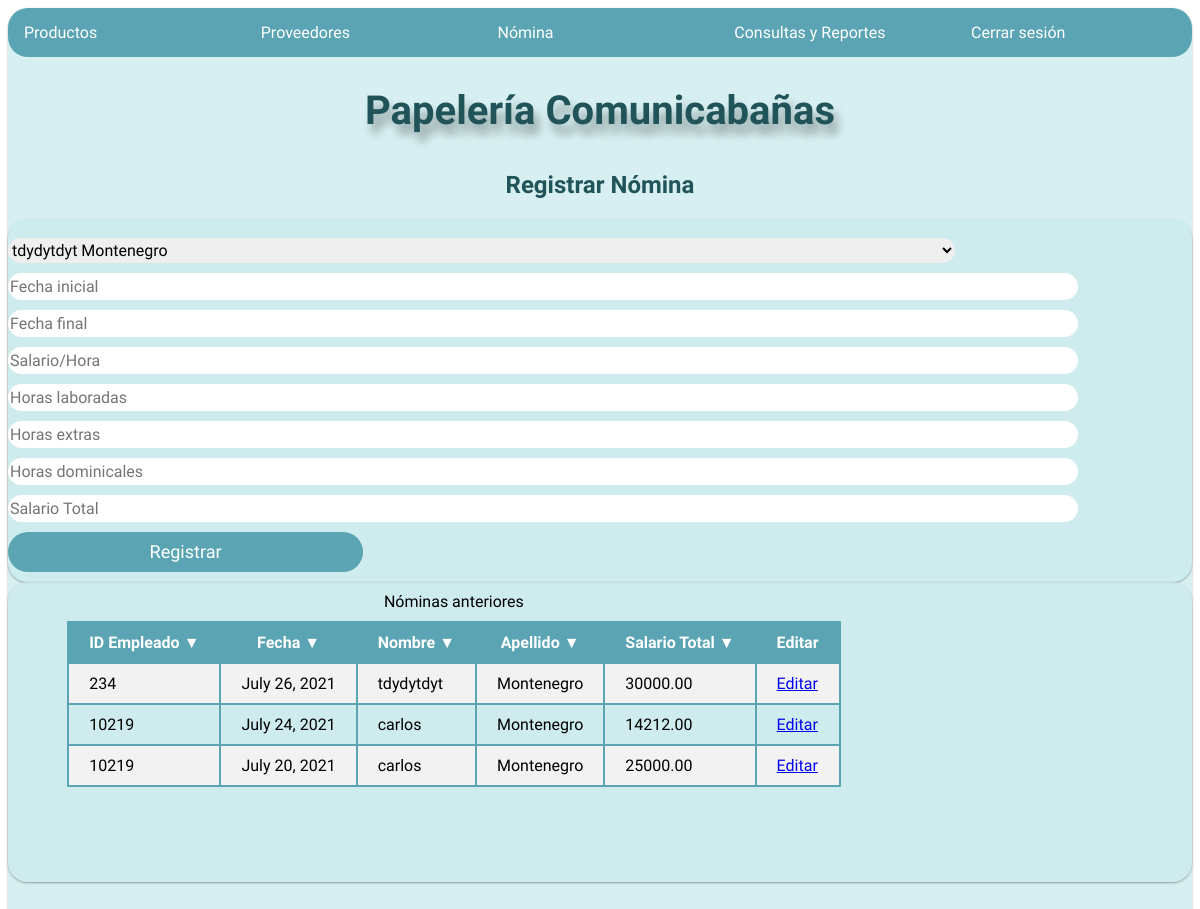
Page /gesnom/ on the committed database.
### Datos/models.py (models this page shows)
class Nomina(models.Model):
    codigo = models.AutoField(primary_key=True)
    empleado = models.ForeignKey(Empleado, on_delete=models.CASCADE)
    fechaInicio = models.DateField()
    fechaFin = models.DateField()
    costoHoras = models.DecimalField(max_digits=10, decimal_places=2)
    horas = models.IntegerField()
    horasDominicales = models.IntegerField()
    horasExtra = models.IntegerField()
    salario = models.DecimalField(max_digits=10, decimal_places=2)

class Empleado(models.Model):
    DNI = models.IntegerField(primary_key=True)
    Nombre = models.CharField(max_length=100)
    Apellido = models.CharField(max_length=100)
    Cargo = models.CharField(max_length=100)
    Estado = models.CharField(max_length=10)
    Password = models.CharField(max_length=100, default='1234')
    logged = models.BooleanField(default=False)

### Papeleria/views.py (the view, shortened to what this page needs)
# urls.py: path('gesnom/', v.gesnom, name= 'gesnom'),
def gesnom(request):
    if checkLG():
        nominas = Nomina.objects.all()
        empleados = Empleado.objects.all()
        return render(request, 'Gesnom.html', {'nominas': nominas, 'empleados': empleados})
    return render(request, 'login.html')

### Papeleria/views.py (called while the page is built)
def checkLG():
    empleados = Empleado.objects.all()
    for empleado in empleados:
        if empleado.logged == True:
            return True
    return False

### Papeleria/Templates/Gesnom.html (shortened to what this page needs)
    {% extends "Base.html" %}
    {% load static %}
    {% block content %}
    <link rel="stylesheet" href="{% static 'css/gesnom.css' %}">
        <header style="text-align: center;">
            <h2 class=" subtitle" style=" padding-top: 10px; color:#205459" >Registrar Nómina</h2>
        </header>
    <div class ="row center-xs" >
        <div class="card col-md-4 col-sm-4 col-xs-10 items">
            <br>
            <form action="/gesnom/" method="POST">
                <select name="empleado" class = "combo">
                    {% for item in empleados %}
                    <option value="{{item.DNI}}">{{item.Nombre}} {{item.Apellido}}</option>
                    {% endfor %}
                </select>
                <input id="fechaI" name="fechaI" class="textbox" required placeholder="Fecha inicial" type="text" onfocus="(this.type='date')" id="date">
                <input id= "fechaF" name="fechaF" class="textbox" required placeholder="Fecha final" type="text" onfocus="(this.type='date')" id="date">
                <input id="salariohora" name="salariohora" class="textbox" type="number" required placeholder="Salario/Hora">
                <input id="horaslaboradas" name="horaslaboradas" class="textbox" type="number" required placeholder="Horas laboradas">
                <input id ="horasextras"name="horasextras" class="textbox" type="number" required placeholder="Horas extras">
                <input id="horasdominicales" name="horasdominicales" class="textbox" type="number" required placeholder="Horas dominicales">
                <input id= "salariototal" onfocus="calcularTotal()" name= "salariototal"class="textbox" type="text" required placeholder="Salario Total">
                <input class="btn" type="submit" value="Registrar">
            </form>
        </div>
        <div id="divtable" class="card col-md-6 col-sm-6 col-xs-10  ">
            <table class="default">
                <caption>Nóminas anteriores</caption>
                <tr><th data-numeric = "1" data-column= "0" data-order="desc">ID Empleado &#9660</th>
                    <th data-numeric = "0" data-column= "1" data-order="desc">Fecha &#9660</th>
                    <th data-numeric = "0" data-column= "2" data-order="desc">Nombre &#9660</th>
                    <th data-numeric = "0" data-column= "3" data-order="desc">Apellido &#9660</th>
                    <th data-numeric = "0" data-column= "4" data-order="desc">Salario Total &#9660</th>
                    <th>Editar</th>
                </tr>
                {% for item in nominas %}
                <tr>
                    <td>{{item.empleado.DNI}}</td>
                    <td>{{item.fechaFin}}</td>
                    <td>{{item.empleado.Nombre}}</td>
                    <td>{{item.empleado.Apellido}}</td>
                    <td>{{item.salario}}</td>
                    <td><a href="{% url 'actgesnom' item.codigo%}">Editar</a></td>
                </tr>
                {% endfor %}
            </table>
        </div>
    </div>
    {% endblock %}

### Papeleria/static/css/StylesProductos.css (style rules this page uses)
body { font-family:'Ubuntu', sans-serif; }
.card { border-radius: 20px; background-color: rgba(204, 235, 237, 0.781); box-shadow: 0 1px 3px rgba(0, 0, 0, 0.12), 0 1px 2px rgba(0, 0, 0, 0.24); }
#divtable { overflow: scroll; height: 300px; width: 100%; }
table { width: 90%; border: 20px darkgray; border-collapse: collapse ; margin-left: 5%; margin-right: 5%; margin-bottom: 20px; }
tr:nth-child(even) { background-color: #f2f2f2; }
td, th { padding-left: 20px; padding-right: 20px; padding-top: 10px; padding-bottom: 10px; width: auto !important; white-space: nowrap; }
th { background-color: #5BA4B3; cursor: pointer; user-select: none; color:white; }

### Papeleria/static/css/gesnom.css (style rules this page uses)
.items input { display: inline-block; font-family: 'Ubuntu', sans-serif; font-size: 16px; margin-bottom: 10px; border:none; outline:none; border-radius: 20px; }
.combo { display: inline-block; font-family: 'Ubuntu', sans-serif; font-size: 16px; margin-bottom: 10px; height:25px; width:80%; border:none; outline:none; border-radius: 20px; }
.items .textbox { height: 25px; width: 90%; }
.items .btn { border-radius: 20px; position: relative; height: 40px; color: white; font-size: 18px; background: #5BA4B3; width: 30%; }
table { width: 150%; border: 20px darkgray; display: inline; border-collapse: collapse ; }
td, th { border: 2px solid #5BA4B3; padding-left: 20px; padding-right: 20px; padding-top: 10px; padding-bottom: 10px; }
th { background-color: #5BA4B3; }
caption { padding-bottom: 10px; padding-top: 10px; }

### rows in the picture
Nomina: empleado.DNI "234", fechaFin "July 26, 2021", empleado.Nombre "tdydytdyt", empleado.Apellido "Montenegro", salario "30000.00"
Nomina: empleado.DNI "10219", fechaFin "July 24, 2021", empleado.Nombre "carlos", empleado.Apellido "Montenegro", salario "14212.00"
Nomina: empleado.DNI "10219", fechaFin "July 20, 2021", empleado.Nombre "carlos", empleado.Apellido "Montenegro", salario "25000.00"

### other values in the picture
form field empleado "tdydytdyt Montenegro"
